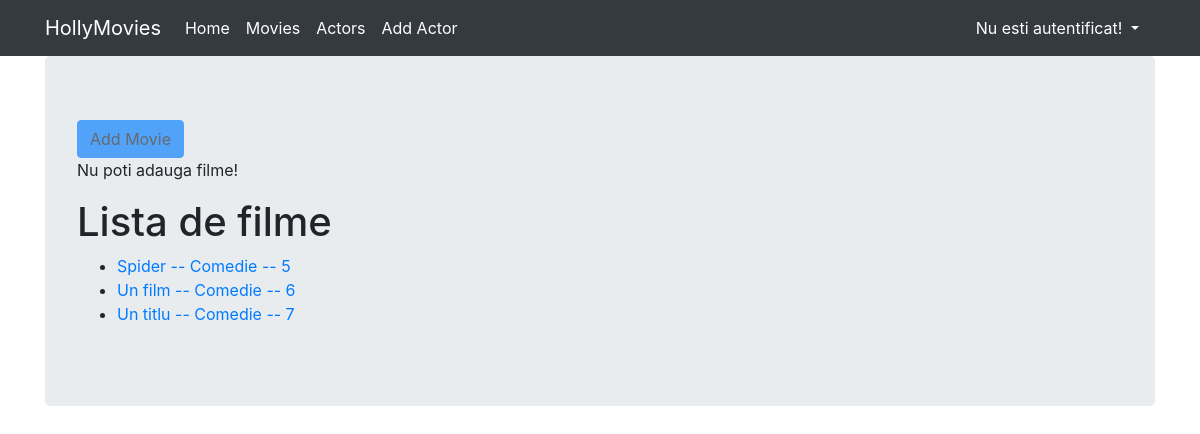
The page /movies/ on the database as committed earlier.
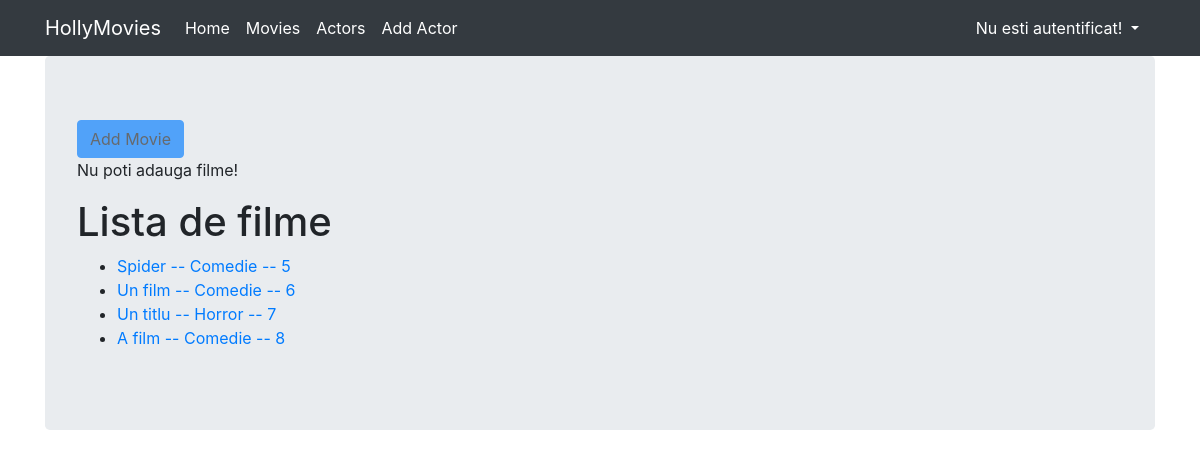
The same page on the database as committed later.
### viewer/models.py (models this page shows, shortened)
class Movie(models.Model):
    class Meta:
        verbose_name_plural = 'Filme'
    title = CharField(max_length=128)
    rating = IntegerField()
    released = DateField()
    description = TextField()
    genre = ForeignKey(Genre, on_delete=DO_NOTHING)
    created = DateTimeField(auto_now_add=True)
    actors = ManyToManyField(Actor)

class Genre(models.Model):
    class Meta:
        verbose_name_plural = 'Genuri de filme'
    name = CharField(max_length=128)

### viewer/views.py (the view)
# urls.py: path('', MoviesView.as_view(), name='movies'),
class MoviesView(ListView):
    template_name = 'movies.html'
    model = Movie

### viewer/templates/movies.html
{% extends 'base.html' %}
{% block content %}
{% if perms.viewer.add_movie %}
<a class="btn btn-primary mb-3" href="{% url 'viewer:movies_create' %}">Add movie</a>
{% else %}
<a class="btn btn-primary disabled">Add Movie</a>
<p>Nu poti adauga filme!</p>
{% endif %}
<h1>Lista de filme</h1>
<ul>
{% for movie in object_list %}
    <li>
        <a href="{% url 'viewer:movies_detail' movie.pk %}">
            {{ movie.title }} -- {{ movie.genre.name }} -- {{ movie.pk }}
        </a>
    </li>
{% endfor %}
</ul>
{% endblock %}

Rows that differ between the two databases and show on the page:
changed Movie "Un titlu": genre.name "Comedie" → "Horror"
added Movie: title "A film", genre.name "Comedie", pk "8"
